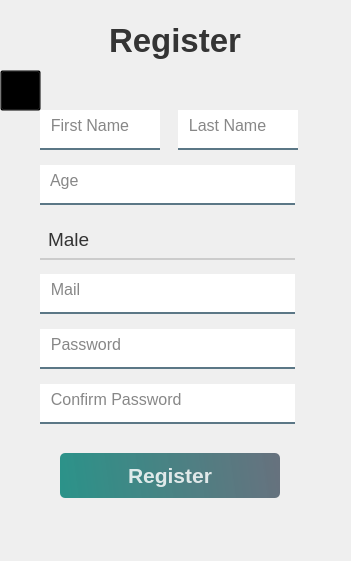
                  <widget class="QWidget" name="reg_ui" native="true">
                   <property name="geometry">
                    <rect>
                     <x>420</x>
                     <y>40</y>
                     <width>351</width>
                     <height>561</height>
                    </rect>
                   </property>
                   <property name="font">
                    <font>
                     <family>Arial</family>
                     <pointsize>12</pointsize>
                    </font>
                   </property>
                   <widget class="QWidget" name="horizontalLayoutWidget_10">
                    <property name="geometry">
                     <rect>
                      <x>0</x>
                      <y>0</y>
                      <width>351</width>
                      <height>81</height>
                     </rect>
                    </property>
                    <layout class="QHBoxLayout" name="horizontalLayout_51">
                     <item>
                      <widget class="QLabel" name="reg_label">
                       <property name="minimumSize">
                        <size>
                         <width>170</width>
                         <height>50</height>
                        </size>
                       </property>
                       <property name="maximumSize">
                        <size>
                         <width>170</width>
                         <height>50</height>
                        </size>
                       </property>
                       <property name="font">
                        <font>
                         <family>Arial</family>
                         <pointsize>25</pointsize>
                         <weight>75</weight>
                         <bold>true</bold>
                        </font>
                       </property>
                       <property name="styleSheet">
                        <string notr="true">color: rgba(0, 0, 0, 200);
</string>
                       </property>
                       <property name="text">
                        <string>Register</string>
                       </property>
                       <property name="alignment">
                        <set>Qt::AlignCenter</set>
                       </property>
                      </widget>
                     </item>
                    </layout>
                   </widget>
                   <widget class="QWidget" name="verticalLayoutWidget_10">
                    <property name="geometry">
                     <rect>
                      <x>60</x>
                      <y>440</y>
                      <width>222</width>
                      <height>71</height>
                     </rect>
                    </property>
                    <layout class="QVBoxLayout" name="verticalLayout_30">
                     <item>
                      <widget class="QPushButton" name="reg_register_btn">
                       <property name="minimumSize">
                        <size>
                         <width>220</width>
                         <height>45</height>
                        </size>
                       </property>
                       <property name="maximumSize">
                        <size>
                         <width>220</width>
                         <height>45</height>
                        </size>
                       </property>
                       <property name="font">
                        <font>
                         <family>Arial</family>
                         <pointsize>16</pointsize>
                         <weight>75</weight>
                         <bold>true</bold>
                        </font>
                       </property>
                       <property name="styleSheet">
                        <string notr="true">QPushButton{
	background-color: qlineargradient(spread:pad, x1:0, y1:0.505682, x2:1, y2:0.477, stop:0 rgba(11, 131, 120, 219), stop:1 rgba(85, 98, 112, 226));
	color:rgba(255, 255, 255, 210);
	border-radius:5px;
}
QPushButton:hover{
	background-color: qlineargradient(spread:pad, x1:0, y1:0.505682, x2:1, y2:0.477, stop:0 rgba(150, 123, 111, 219), stop:1 rgba(85, 81, 84, 226));
}

QPushButton:pressed{
	padding-left:5px;
	padding-top:5px;
	background-color:rgba(150, 123, 111, 255);
}</string>
                       </property>
                       <property name="text">
                        <string>Register</string>
                       </property>
                       <property name="checkable">
                        <bool>true</bool>
                       </property>
                      </widget>
                     </item>
                    </layout>
                   </widget>
                   <widget class="QWidget" name="verticalLayoutWidget_11">
                    <property name="geometry">
                     <rect>
                      <x>40</x>
                      <y>110</y>
                      <width>258</width>
                      <height>314</height>
                     </rect>
                    </property>
                    <layout class="QVBoxLayout" name="verticalLayout_31">
                     <item>
                      <layout class="QHBoxLayout" name="horizontalLayout_54">
                       <item>
                        <widget class="QLineEdit" name="reg_firstname_lineedit">
                         <property name="minimumSize">
                          <size>
                           <width>120</width>
                           <height>40</height>
                          </size>
                         </property>
                         <property name="maximumSize">
                          <size>
                           <width>120</width>
                           <height>40</height>
                          </size>
                         </property>
                         <property name="font">
                          <font>
                           <family>Arial</family>
                           <pointsize>12</pointsize>
                          </font>
                         </property>
                         <property name="styleSheet">
                          <string notr="true">background-color: rbga(0, 0, 0, 0);
border: none;
border-bottom: 2px solid rgba(46, 82, 101, 200);
color: rgba(0, 0, 0, 240);
padding-bottom:7px;</string>
                         </property>
                         <property name="placeholderText">
                          <string>  First Name</string>
                         </property>
                        </widget>
                       </item>
                       <item>
                        <spacer name="horizontalSpacer_8">
                         <property name="orientation">
                          <enum>Qt::Horizontal</enum>
                         </property>
                         <property name="sizeHint" stdset="0">
                          <size>
                           <width>40</width>
                           <height>20</height>
                          </size>
                         </property>
                        </spacer>
                       </item>
                       <item>
                        <widget class="QLineEdit" name="reg_lastname_lineedit">
                         <property name="minimumSize">
                          <size>
                           <width>120</width>
                           <height>40</height>
                          </size>
                         </property>
                         <property name="maximumSize">
                          <size>
                           <width>120</width>
                           <height>40</height>
                          </size>
                         </property>
                         <property name="font">
                          <font>
                           <family>Arial</family>
                           <pointsize>12</pointsize>
                          </font>
                         </property>
                         <property name="styleSheet">
                          <string notr="true">background-color: rbga(0, 0, 0, 0);
border: none;
border-bottom: 2px solid rgba(46, 82, 101, 200);
color: rgba(0, 0, 0, 240);
padding-bottom:7px;</string>
                         </property>
                         <property name="placeholderText">
                          <string>  Last Name</string>
                         </property>
                        </widget>
                       </item>
                      </layout>
                     </item>
                     <item>
                      <spacer name="verticalSpacer_10">
                       <property name="orientation">
                        <enum>Qt::Vertical</enum>
                       </property>
                       <property name="sizeHint" stdset="0">
                        <size>
                         <width>20</width>
                         <height>40</height>
                        </size>
                       </property>
                      </spacer>
                     </item>
                     <item>
                      <widget class="QLineEdit" name="reg_age_lineedit">
                       <property name="minimumSize">
                        <size>
                         <width>255</width>
                         <height>40</height>
                        </size>
                       </property>
                       <property name="maximumSize">
                        <size>
                         <width>255</width>
                         <height>40</height>
                        </size>
                       </property>
                       <property name="font">
                        <font>
                         <family>Arial</family>
                         <pointsize>12</pointsize>
                        </font>
                       </property>
                       <property name="styleSheet">
                        <string notr="true">background-color: rbga(0, 0, 0, 0);
border: none;
border-bottom: 2px solid rgba(46, 82, 101, 200);
color: rgba(0, 0, 0, 240);
padding-bottom:7px;</string>
                       </property>
                       <property name="placeholderText">
                        <string>  Age</string>
                       </property>
                      </widget>
                     </item>
                     <item>
                      <spacer name="verticalSpacer_6">
                       <property name="orientation">
                        <enum>Qt::Vertical</enum>
                       </property>
                       <property name="sizeHint" stdset="0">
                        <size>
                         <width>20</width>
                         <height>40</height>
                        </size>
                       </property>
                      </spacer>
                     </item>
                     <item>
                      <widget class="QComboBox" name="reg_gender_combobox">
                       <property name="minimumSize">
                        <size>
                         <width>255</width>
                         <height>40</height>
                        </size>
                       </property>
                       <property name="maximumSize">
                        <size>
                         <width>255</width>
                         <height>40</height>
                        </size>
                       </property>
                       <property name="font">
                        <font>
                         <family>Arial</family>
                         <pointsize>14</pointsize>
                        </font>
                       </property>
                       <property name="styleSheet">
                        <string notr="true">QComboBox {
    border: none;
    border-bottom: 2px solid #ccc;
    background: transparent;
    padding: 5px 20px 5px 0; /* 留右側空間給下拉箭頭 */
	padding-left: 8px;
    font-family: Arial;
    color: #333;
}

QComboBox:hover {
    border-bottom: 2px solid #666;
}

QComboBox:focus {
    border-bottom: 2px solid #009688;
}

QComboBox::drop-down {
    subcontrol-origin: padding;
    subcontrol-position: top right;
    width: 20px;
    border: none;
    background: transparent;
}

QComboBox::down-arrow {
    image: url(:/icons/icons/icons8-down-arrow-50.png); /* 請換成你的實際圖示路徑 */
    width: 12px;
    height: 12px;
}
</string>
                       </property>
                       <item>
                        <property name="text">
                         <string>Male</string>
                        </property>
                       </item>
                       <item>
                        <property name="text">
                         <string>Female</string>
                        </property>
                       </item>
                       <item>
                        <property name="text">
                         <string>Non binary</string>
                        </property>
                       </item>
                       <item>
                        <property name="text">
                         <string>Prefer not to say</string>
                        </property>
                       </item>
                      </widget>
                     </item>
                     <item>
                      <spacer name="verticalSpacer_8">
                       <property name="orientation">
                        <enum>Qt::Vertical</enum>
                       </property>
                       <property name="sizeHint" stdset="0">
                        <size>
                         <width>20</width>
                         <height>40</height>
                        </size>
                       </property>
                      </spacer>
                     </item>
                     <item>
                      <widget class="QLineEdit" name="reg_mail_lineedit">
                       <property name="minimumSize">
                        <size>
                         <width>255</width>
                         <height>40</height>
                        </size>
                       </property>
                       <property name="maximumSize">
                        <size>
                         <width>255</width>
                         <height>40</height>
                        </size>
                       </property>
                       <property name="font">
                        <font>
                         <family>Arial</family>
                         <pointsize>12</pointsize>
                        </font>
                       </property>
                       <property name="styleSheet">
                        <string notr="true">background-color: rbga(0, 0, 0, 0);
border: none;
border-bottom: 2px solid rgba(46, 82, 101, 200);
color: rgba(0, 0, 0, 240);
padding-bottom:7px;</string>
                       </property>
                       <property name="placeholderText">
                        <string>  Mail</string>
                       </property>
                      </widget>
                     </item>
                     <item>
                      <spacer name="verticalSpacer_7">
                       <property name="orientation">
                        <enum>Qt::Vertical</enum>
                       </property>
                       <property name="sizeHint" stdset="0">
                        <size>
                         <width>20</width>
                         <height>40</height>
                        </size>
                       </property>
                      </spacer>
                     </item>
                     <item>
                      <widget class="QLineEdit" name="reg_password_lineedit">
                       <property name="minimumSize">
                        <size>
                         <width>255</width>
                         <height>40</height>
                        </size>
                       </property>
                       <property name="maximumSize">
                        <size>
                         <width>255</width>
                         <height>40</height>
                        </size>
                       </property>
                       <property name="font">
                        <font>
                         <family>Arial</family>
                         <pointsize>12</pointsize>
                        </font>
                       </property>
                       <property name="styleSheet">
                        <string notr="true">background-color: rbga(0, 0, 0, 0);
border: none;
border-bottom: 2px solid rgba(46, 82, 101, 200);
color: rgba(0, 0, 0, 240);
padding-bottom:7px;</string>
                       </property>
                       <property name="echoMode">
                        <enum>QLineEdit::Password</enum>
                       </property>
                       <property name="placeholderText">
                        <string>  Password</string>
                       </property>
                      </widget>
                     </item>
                     <item>
                      <spacer name="verticalSpacer_9">
                       <property name="orientation">
                        <enum>Qt::Vertical</enum>
                       </property>
                       <property name="sizeHint" stdset="0">
                        <size>
                         <width>20</width>
                         <height>40</height>
                        </size>
                       </property>
                      </spacer>
                     </item>
                     <item>
                      <widget class="QLineEdit" name="reg_confirm_password_lineedit">
                       <property name="minimumSize">
                        <size>
                         <width>255</width>
                         <height>40</height>
                        </size>
                       </property>
                       <property name="maximumSize">
                        <size>
                         <width>255</width>
                         <height>40</height>
                        </size>
                       </property>
                       <property name="font">
                        <font>
                         <family>Arial</family>
                         <pointsize>12</pointsize>
                        </font>
                       </property>
                       <property name="styleSheet">
                        <string notr="true">background-color: rbga(0, 0, 0, 0);
border: none;
border-bottom: 2px solid rgba(46, 82, 101, 200);
color: rgba(0, 0, 0, 240);
padding-bottom:7px;</string>
                       </property>
                       <property name="echoMode">
                        <enum>QLineEdit::Password</enum>
                       </property>
                       <property name="placeholderText">
                        <string>  Confirm Password</string>
                       </property>
                      </widget>
                     </item>
                    </layout>
                   </widget>
                   <widget class="QPushButton" name="reg_back_btn">
                    <property name="geometry">
                     <rect>
                      <x>0</x>
                      <y>70</y>
                      <width>41</width>
                      <height>41</height>
                     </rect>
                    </property>
                    <property name="styleSheet">
                     <string notr="true">QPushButton{
	background-color: rgba(0, 0, 0, 0);
	color:rgba(85, 98, 112, 255);
}

QPushButton:hover{
	color: rgba(131, 96, 53, 255);
}

QPushButton:pressed{
	padding-left:5px;
	padding-top:5px;
	color:rgba(91, 88, 53, 255);
}</string>
                    </property>
                    <property name="text">
                     <string/>
                    </property>
                    <property name="icon">
                     <iconset resource="resource.qrc">
                      <normaloff>:/icons/icons/icons8-back-48.png</normaloff>:/icons/icons/icons8-back-48.png</iconset>
                    </property>
                    <property name="iconSize">
                     <size>
                      <width>40</width>
                      <height>40</height>
                     </size>
                    </property>
                    <property name="checkable">
                     <bool>true</bool>
                    </property>
                   </widget>
                  </widget>
